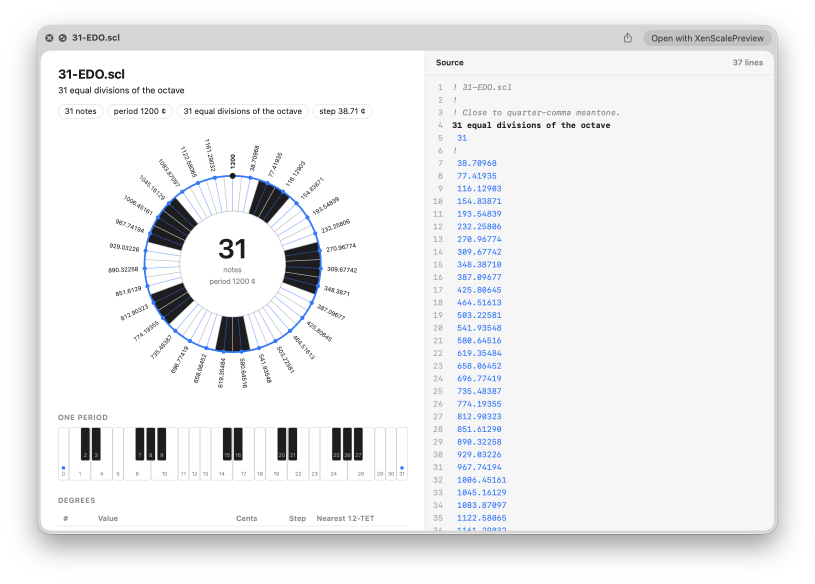
#> input picture Screenshots/macOS/1.png, 2444 x 1750 px (shown at 1/3 size); its folder holds only this picture in this run
$ python gen_store_screens.py
#> lines starting #> are read from the running program, lines starting #| are printed output that depends on the picture
from pathlib import Path
from PIL import Image

INPUT_DIR = Path(".")
OUTPUT_DIR = Path("./screenshots_app_store")

CANVAS_SIZE = (2880, 1800)
BACKGROUND = (255, 255, 255)  # White

OUTPUT_DIR.mkdir(parents=True, exist_ok=True)

for path in INPUT_DIR.glob("*.png"):
    try:
        with Image.open(path) as source:
#> source is the input picture: PIL image 2444x1750 RGBA; mean R, G, B, A 188.6, 189.2, 190.7, 205.4
            image = source.convert("RGBA")

            # Scale to fit while preserving aspect ratio
            image.thumbnail(CANVAS_SIZE, Image.Resampling.LANCZOS)

            # Create the canvas
            canvas = Image.new(
                "RGBA",
                CANVAS_SIZE,
                BACKGROUND + (255,)
            )
#> canvas: PIL image 2880x1800 RGBA; every value is 255

            # Center the screenshot
            x = (CANVAS_SIZE[0] - image.width) // 2
#> x = 218
            y = (CANVAS_SIZE[1] - image.height) // 2
#> y = 25

            canvas.alpha_composite(image, (x, y))
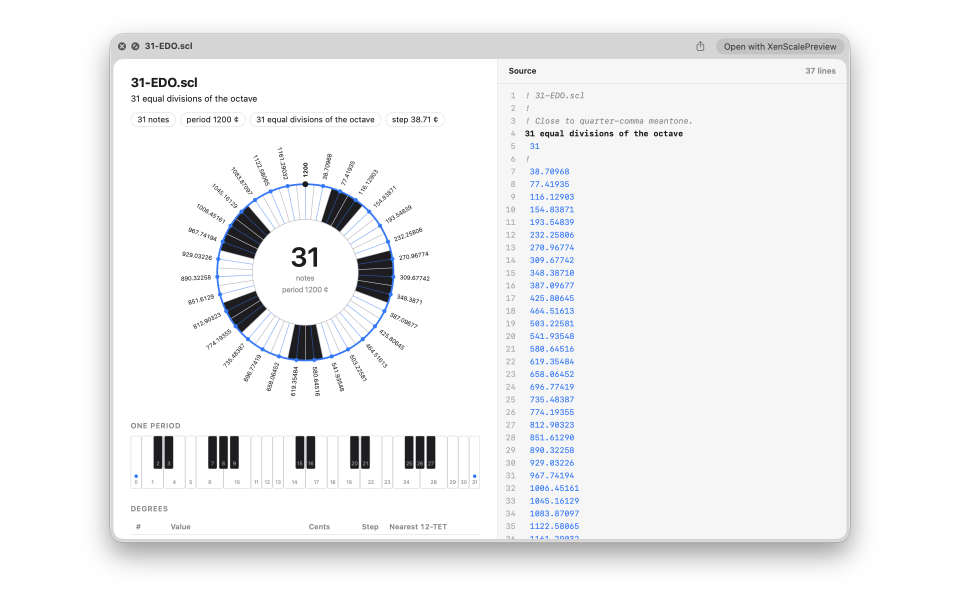
#> canvas: PIL image 2880x1800 RGBA (shown at 1/3 size); mean R, G, B, A 241.1, 241.6, 242.8, 255

            # Save as PNG without transparency
            output_path = OUTPUT_DIR / path.name
            canvas.convert("RGB").save(
                output_path,
                format="PNG",
                optimize=True
            )

            print(f"Saved: {output_path}")

    except Exception as e:
        print(f"Skipped {path.name}: {e}")

print("Done!")

$ run again, on Screenshots/macOS/2.png
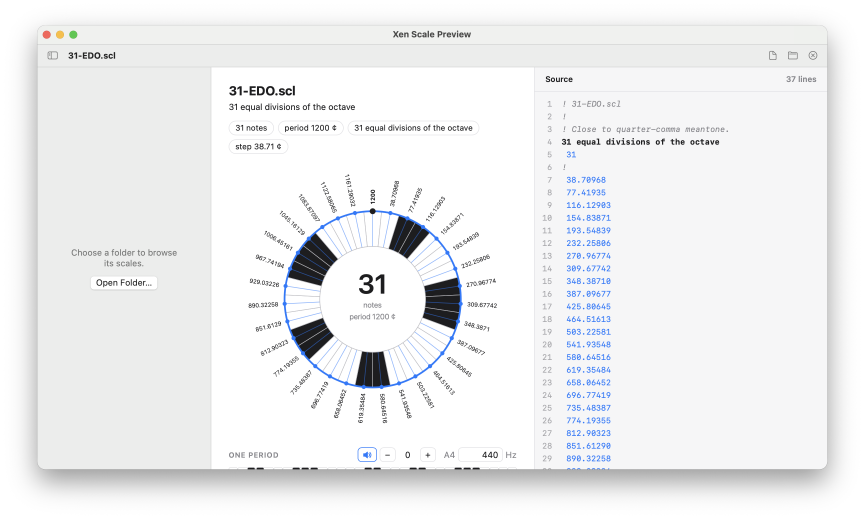
#> input picture Screenshots/macOS/2.png, 2594 x 1556 px (shown at 1/3 size)
#> source is the input picture: PIL image 2594x1556 RGBA; mean R, G, B, A 186.2, 187, 188, 203.1
#> `canvas.alpha_composite(image, (x, y))`:
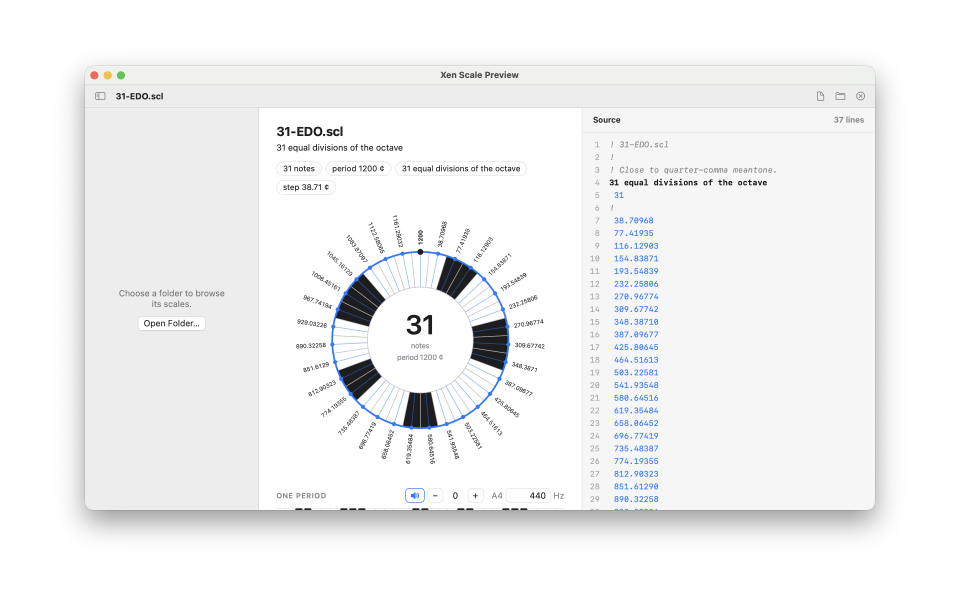
#> canvas: PIL image 2880x1800 RGBA (shown at 1/3 size); mean R, G, B, A 241.8, 242.4, 243.2, 255

$ run again, on Screenshots/macOS/3.png
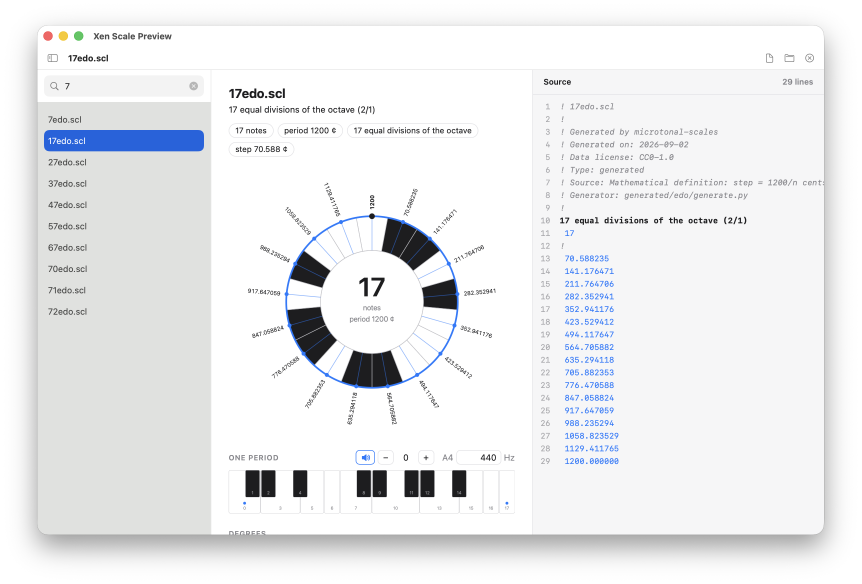
#> input picture Screenshots/macOS/3.png, 2584 x 1752 px (shown at 1/3 size)
#> source is the input picture: PIL image 2584x1752 RGBA; mean R, G, B, A 187.2, 188.1, 189.6, 206.5
#> `canvas.alpha_composite(image, (x, y))`:
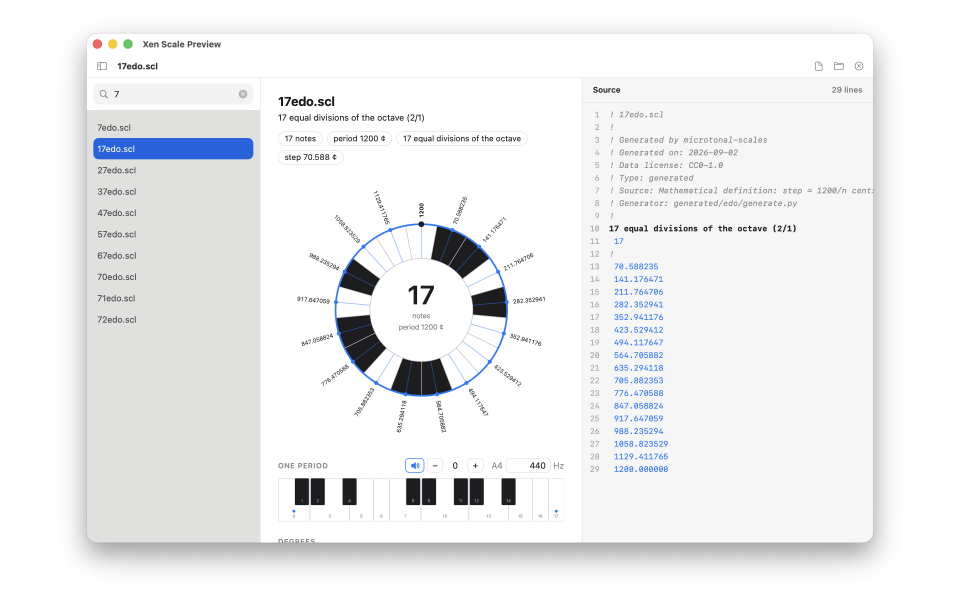
#> canvas: PIL image 2880x1800 RGBA (shown at 1/3 size); mean R, G, B, A 238.1, 238.9, 240.3, 255

$ run again, on Screenshots/macOS/4.png
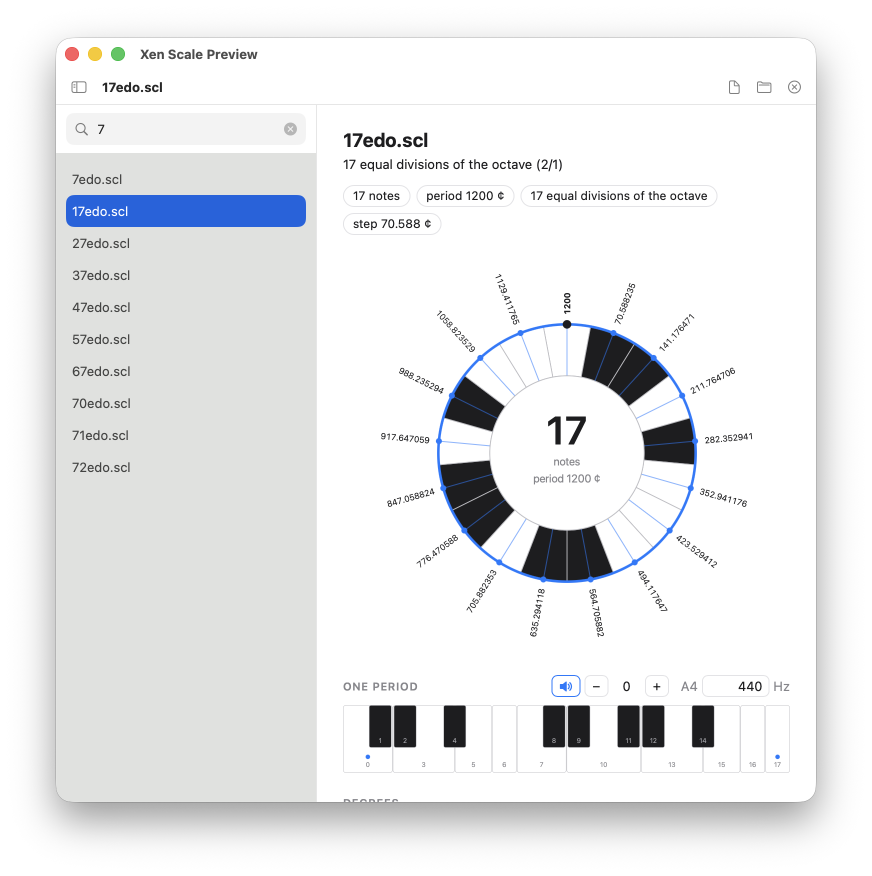
#> input picture Screenshots/macOS/4.png, 1744 x 1752 px (shown at 1/2 size)
#> source is the input picture: PIL image 1744x1752 RGBA; mean R, G, B, A 175.5, 176.5, 177.8, 197.6
#> `canvas.alpha_composite(image, (x, y))`:
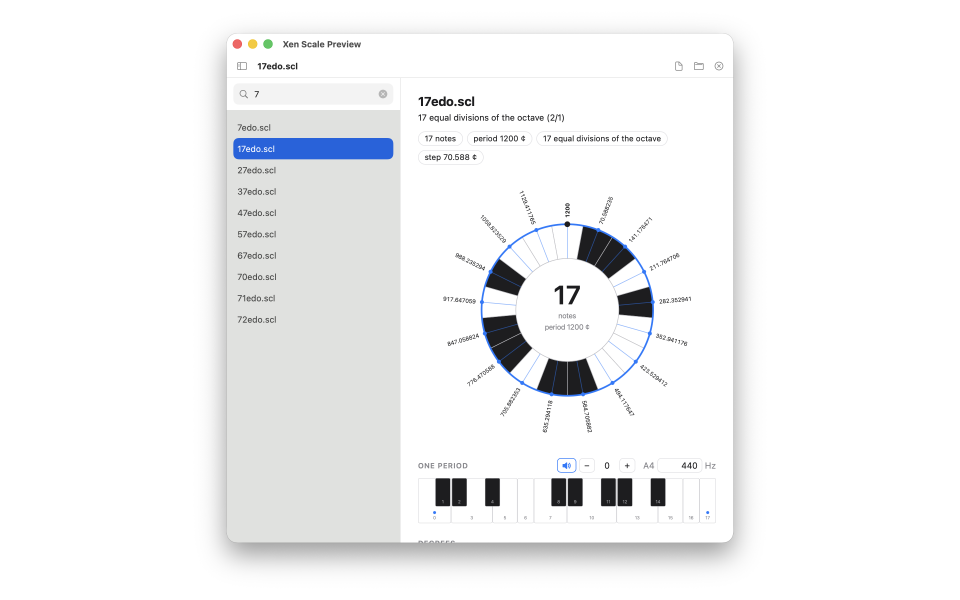
#> canvas: PIL image 2880x1800 RGBA (shown at 1/3 size); mean R, G, B, A 242, 242.6, 243.3, 255
